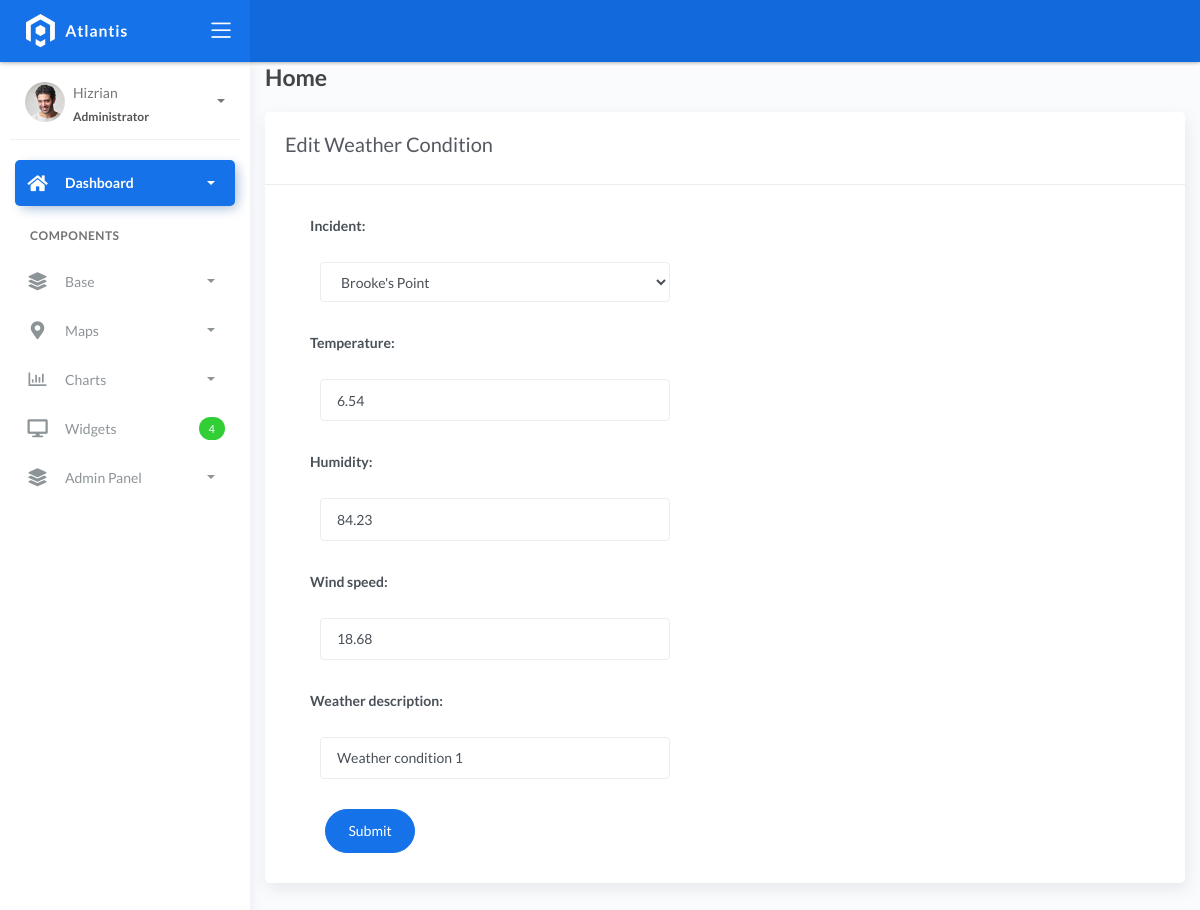
Before: /weathercondition_list/1 with the older database file.
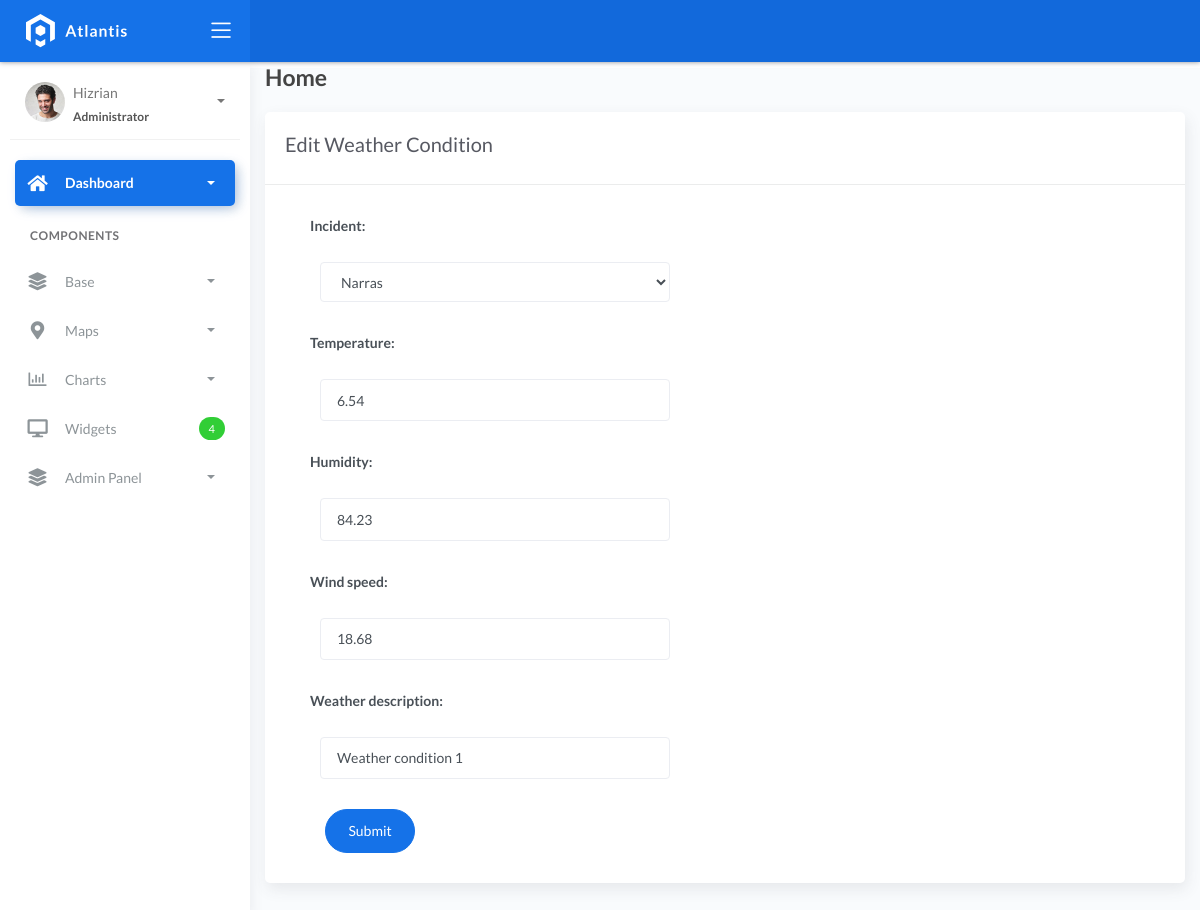
After: the same page with the newer database file.
### fire/models.py (models this page shows, shortened)
class BaseModel(models.Model):
    created_at = models.DateTimeField(auto_now_add=True, db_index=True)
    updated_at = models.DateTimeField(auto_now=True)
    class Meta:
        abstract = True

class WeatherConditions(BaseModel):
    incident = models.ForeignKey(Incident, on_delete=models.CASCADE)
    temperature = models.DecimalField(max_digits=10, decimal_places=2, validators=[validate_negative])
    humidity = models.DecimalField(max_digits=10, decimal_places=2, validators=[validate_negative])
    wind_speed = models.DecimalField(max_digits=10, decimal_places=2, validators=[validate_negative])
    weather_description = models.CharField(max_length=150)

### fire/views.py (the view, shortened to what this page needs)
# urls.py: path('weathercondition_list/<pk>', WeatherConditionUpdate.as_view(), name='weathercondition-update'),
class WeatherConditionUpdate(UpdateView):
    model = WeatherConditions
    form_class = WeatherConditionForm
    template_name = 'weathercondition_edit.html'
    success_url = reverse_lazy('weathercondition-list')

### fire/forms.py
class WeatherConditionForm(ModelForm):
    class Meta:
        model = WeatherConditions
        fields = "__all__"

### fire/models.py (called while the page is built)
    def __str__(self):
        return self.name

    def __str__(self):
        return f"{self.location}"

### templates/weathercondition_edit.html (shortened to what this page needs)
{% extends 'base.html' %}
{% load static %}
{% block content %}
<div class="content">
   <div class="container-fluid">
     <h4 class="page-title">Home</h4>
     <div class="row">
       <div class="col-md-12">
         <div class="card">
           <div class="card-header">
             <div class="card-title">Edit Weather Condition</div>
           </div>
           <div class="col-md-6">
             <div class="card-body">
               <form action="" method="post" novalidate>
                 {% include 'includes/form.html' %}
                 <div class="form-group">
                   <div class="col-md-12 col-sm-3">
                     <button type="submit" class="btn btn-primary btn-rounded">Submit</button>
                   </div>
                 </div>
               </form>
             </div>
           </div>
         </div>
       </div>
     </div>
   </div>
</div>
{% endblock %}

### templates/includes/form.html (shortened to what this page needs)
{% load widget_tweaks %}
{% for field in form %}
  <div class="field item form-group">
    <label>{{ field.label_tag }}</label>
    <div class="form-group">
      {% if field.errors %}
        {% render_field field class="form-control is-invalid" %}
      {% else %}
        {% render_field field class="form-control" %}
      {% endif %}
    </div>
  </div>
{% endfor %}

Changed rows visible on the page:
changed WeatherConditions "Weather condition 1": incident "Brooke's Point" → "Narras"
